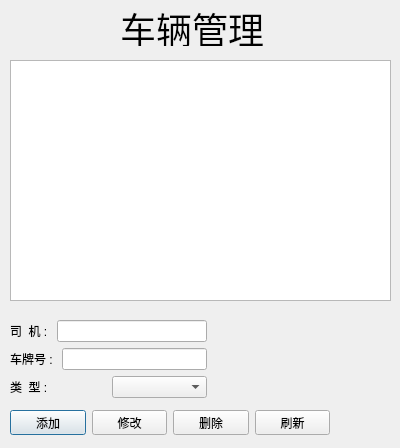
<?xml version="1.0" encoding="UTF-8"?>
<ui version="4.0">
 <class>carDialog</class>
 <widget class="QDialog" name="carDialog">
  <property name="geometry">
   <rect>
    <x>0</x>
    <y>0</y>
    <width>400</width>
    <height>448</height>
   </rect>
  </property>
  <property name="windowTitle">
   <string>Dialog</string>
  </property>
  <widget class="QLabel" name="label">
   <property name="geometry">
    <rect>
     <x>120</x>
     <y>10</y>
     <width>144</width>
     <height>36</height>
    </rect>
   </property>
   <property name="font">
    <font>
     <pointsize>27</pointsize>
    </font>
   </property>
   <property name="text">
    <string>车辆管理</string>
   </property>
  </widget>
  <widget class="QTableView" name="tableView">
   <property name="geometry">
    <rect>
     <x>10</x>
     <y>60</y>
     <width>381</width>
     <height>241</height>
    </rect>
   </property>
  </widget>
  <widget class="QWidget" name="layoutWidget">
   <property name="geometry">
    <rect>
     <x>10</x>
     <y>410</y>
     <width>320</width>
     <height>25</height>
    </rect>
   </property>
   <layout class="QHBoxLayout" name="horizontalLayout_4">
    <item>
     <widget class="QPushButton" name="pushButton">
      <property name="text">
       <string>添加</string>
      </property>
     </widget>
    </item>
    <item>
     <widget class="QPushButton" name="pushButton_2">
      <property name="text">
       <string>修改</string>
      </property>
     </widget>
    </item>
    <item>
     <widget class="QPushButton" name="pushButton_3">
      <property name="text">
       <string>删除</string>
      </property>
     </widget>
    </item>
    <item>
     <widget class="QPushButton" name="pushButton_4">
      <property name="text">
       <string>刷新</string>
      </property>
     </widget>
    </item>
   </layout>
  </widget>
  <widget class="QWidget" name="">
   <property name="geometry">
    <rect>
     <x>10</x>
     <y>320</y>
     <width>197</width>
     <height>80</height>
    </rect>
   </property>
   <layout class="QVBoxLayout" name="verticalLayout">
    <item>
     <layout class="QHBoxLayout" name="horizontalLayout">
      <item>
       <widget class="QLabel" name="label_2">
        <property name="text">
         <string>司  机 : </string>
        </property>
       </widget>
      </item>
      <item>
       <widget class="QLineEdit" name="lineEdit"/>
      </item>
     </layout>
    </item>
    <item>
     <layout class="QHBoxLayout" name="horizontalLayout_2">
      <item>
       <widget class="QLabel" name="label_3">
        <property name="text">
         <string>车牌号 : </string>
        </property>
       </widget>
      </item>
      <item>
       <widget class="QLineEdit" name="lineEdit_2"/>
      </item>
     </layout>
    </item>
    <item>
     <layout class="QHBoxLayout" name="horizontalLayout_3">
      <item>
       <widget class="QLabel" name="label_4">
        <property name="text">
         <string>类  型 : </string>
        </property>
       </widget>
      </item>
      <item>
       <widget class="QComboBox" name="comboBox">
        <item>
         <property name="text">
          <string/>
         </property>
        </item>
        <item>
         <property name="text">
          <string>超长</string>
         </property>
        </item>
        <item>
         <property name="text">
          <string>超重</string>
         </property>
        </item>
        <item>
         <property name="text">
          <string>保温</string>
         </property>
        </item>
       </widget>
      </item>
     </layout>
    </item>
   </layout>
  </widget>
 </widget>
 <resources/>
 <connections/>
</ui>
